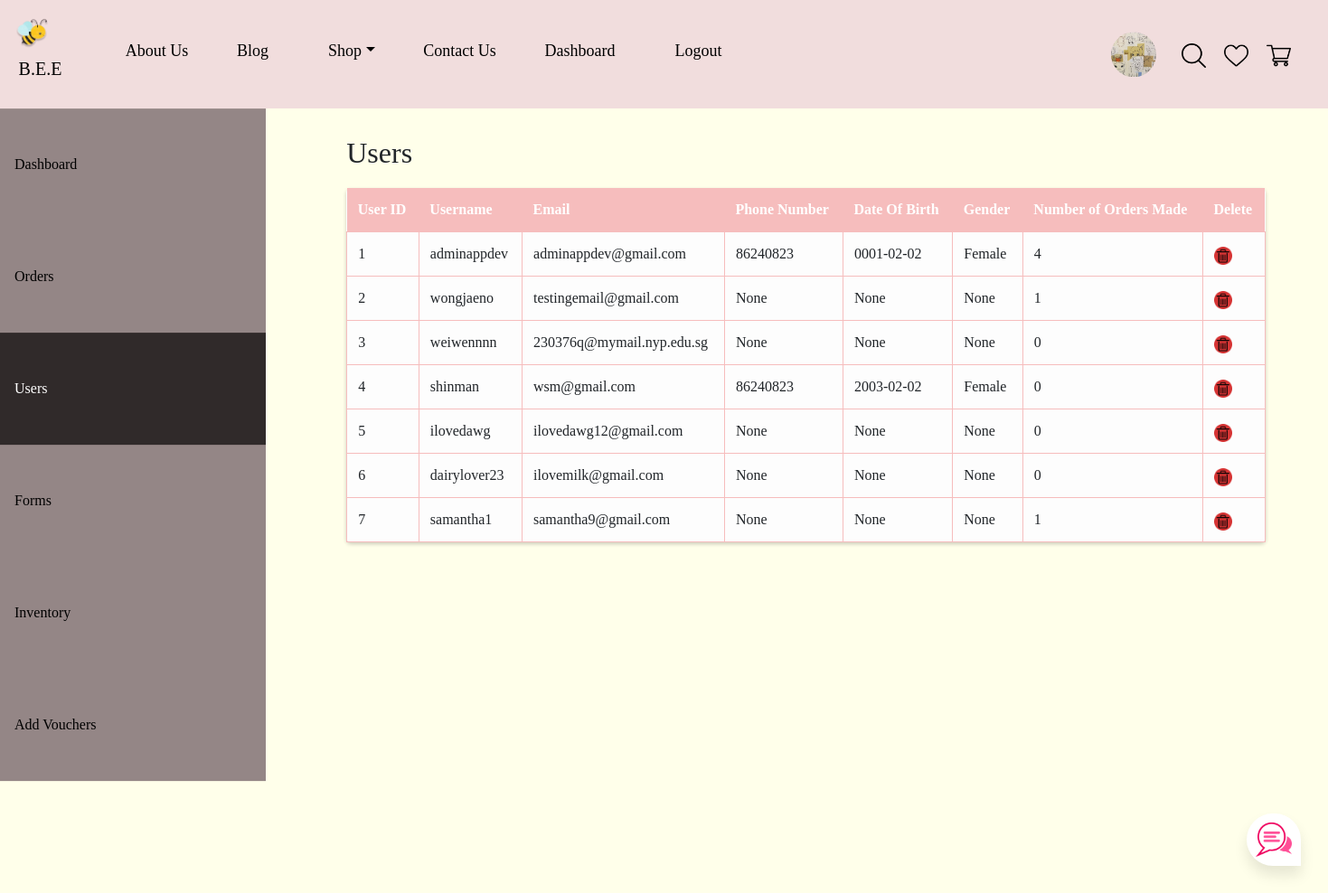
Screenshot of /users (signed in) with the database file from the repository.
### tables this page shows
CREATE TABLE user (user_id INTEGER PRIMARY KEY AUTOINCREMENT, username VARCHAR(255) NOT NULL UNIQUE, email VARCHAR(255) NOT NULL UNIQUE, password INT(255) NOT NULL, phone_no INT(8), dob STRING, gender STRING, profile_pic LONGBLOB, datetime INT NOT NULL DEFAULT CURRENT_TIMESTAMP);

### app.py (the view)
@app.route('/users')
@login_required
def users():
    con = sqlite3.connect('database.db')
    con.row_factory = sqlite3.Row
    cur = con.cursor()
    cur.execute("SELECT rowid, * FROM user")
    rows = cur.fetchall()
    cur.execute('''
    SELECT u.username, COALESCE(t.row_count, 0) AS row_count
    FROM (
      SELECT DISTINCT username
      FROM user
    ) u
    LEFT JOIN (
      SELECT username, COUNT(DISTINCT session_id) AS row_count
      FROM sessions
      GROUP BY username
    ) t ON u.username = t.username
''')
    orders = cur.fetchall()
    results = []
    users = []
    for i in rows:
        users.append(i['username'])
    for row in orders:
        username = row[0]
        row_count = row[1]
        results.append((username, row_count))
    row_order = []
    for user in users:
        for username in results:
            if user == username[0]:
                row_order.append(username[1])
    con.close()
    return render_template('users.html', rows=rows, row_order=row_order)

### app.py (called while the page is built)
def get_db():
    db = getattr(g, '_database', None)
    if db is None:
        db = g._database = sqlite3.connect('database.db')
    return db

@app.teardown_appcontext
def close_connection(exception):
    db = getattr(g, '_database', None)
    if db is not None:
        db.close()

@app.before_request
def load_logged_in_user():
    user_id = session.get('user_id')
    if user_id is None:
        g.user = None
    else:
        g.user = get_db().execute(
            'SELECT * FROM user WHERE user_id = ?', (user_id,)
        ).fetchone()

def login_required(view):
    @functools.wraps(view)
    def wrapped_view(**kwargs):
        if g.user is None:
            return redirect(url_for('login'))
        return view(**kwargs)
    return wrapped_view

### templates/users.html (shortened to what this page needs)
<!DOCTYPE html>
<html>
<head>
  <link rel="stylesheet" type="text/css" href="/static/css/users.css">
</head>
<body>
{% extends "base.html" %}
{% block content %}
<ul class="admin" style="float: left;">
  <li><a href="/admindashboard">Dashboard</a></li>
  <li>
    <a href="/orders">Orders</a>
  </li>
  <li><a class="active" href="/users">Users</a></li>
  <li><a href="/forms">Forms</a></li>
  <li><a href="/admin_inventory">Inventory</a></li>
  <li><a href="/add_vouchers">Add Vouchers</a></li>
</ul>
<div style="margin-left:25%;padding:30px 16px;height:868px;">
  <h2>Users</h2>
    <table id="users">
      <thead>
      <th>User ID</th>
      <th>Username</th>
      <th>Email</th>
      <th>Phone Number</th>
      <th>Date Of Birth</th>
      <th>Gender</th>
      <th>Number of Orders Made</th>
      <th>Delete</th>
      </thead>
      {% for row in rows %}
      <tr>
        <td>{{ loop.index }}</td>
        <td>{{ row['username'] }}</td>
        <td>{{ row['email'] }}</td>
        <td>{{ row['phone_no'] }}</td>
        <td>{{ row['dob'] }}</td>
        <td>{{ row['gender'] }}</td>
        <td>{{ row_order[loop.index - 1] }}</td>
        <td><a href="/delete_user/{{ row['user_id'] }}/{{ row['username'] }}"><img src="static/img/img_4.png" width="20px"></a></td>
      </tr>
      {% endfor %}
    </table>
</div>
</body>
</html>
{% endblock %}

### static/css/users.css (style rules this page uses)
body { margin: 0; }
ul.admin { list-style-type: none; margin: 0; padding: 0; width: 20%; background-color: #948686 ; position: sticky; top: 120px; height: 100%; overflow-y: scroll; }
.admin li a { display: block; color: #000; padding: 50px 16px; text-decoration: none; }
.admin li a.active { background-color: #302A2A; color: white; }
#users th { padding-top: 12px; padding-bottom: 12px; padding-right: 50px; padding-left: 10px; text-align: left; background-color: #F6BDBD; color: white; }
table, td { padding-left: 10px; }
table { border-collapse: collapse; }
#users { margin-top: 20px; border-collapse: collapse; width: 95%; background-color: #FDFDFD; border-radius: 5px; box-shadow: 0 2px 4px rgba(0, 0, 0, 0.2); }
#users th { padding: 12px; text-align: left; background-color: #F6BDBD; color: white; }
#users td { padding: 12px; border: 1px solid #F6BDBD; }
#users td a { color: #04AA6D; text-decoration: none; }

### templates/base.html (style rules this page uses)
html { background-color: #ffffea; }
body { background-color: #FFFFEA; overflow-x: hidden; overflow-y: scroll; }
* { margin:0px; padding:0px; box-sizing: border-box; font-family: 'Anko'; }
::placeholder { text-align: center; color: gray; opacity: 1; }
ul.admin { list-style-type: none; margin: 0; padding: 0; width: 20%; background-color: #948686 ; position: sticky; top: 120px; height: 100%; overflow-y: scroll; }
.admin li a { display: block; color: #000; padding: 50px 16px; text-decoration: none; }
.admin li a.active { background-color: #302A2A; color: white; }

### rows the page displays
user: username "adminappdev", email "adminappdev@gmail.com", phone_no "86240823", dob "0001-02-02", gender "Female", row_order "4"
user: username "wongjaeno", email "testingemail@gmail.com", phone_no "None", dob "None", gender "None", row_order "1"
user: username "weiwennnn", email "230376q@mymail.nyp.edu.sg", phone_no "None", dob "None", gender "None", row_order "0"
user: username "shinman", email "wsm@gmail.com", phone_no "86240823", dob "2003-02-02", gender "Female", row_order "0"
user: username "ilovedawg", email "ilovedawg12@gmail.com", phone_no "None", dob "None", gender "None", row_order "0"
user: username "dairylover23", email "ilovemilk@gmail.com", phone_no "None", dob "None", gender "None", row_order "0"
user: username "samantha1", email "samantha9@gmail.com", phone_no "None", dob "None", gender "None", row_order "1"
